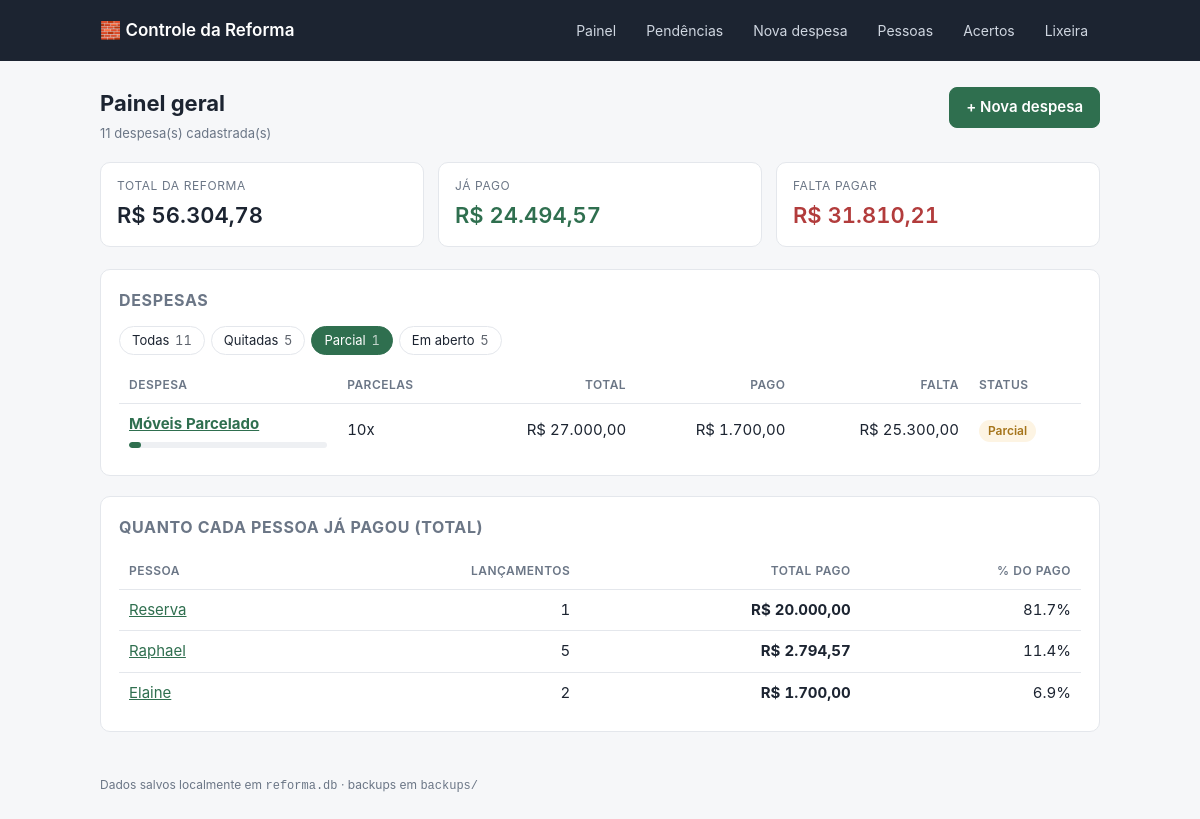
The page /?status=parcial on the database as committed earlier.
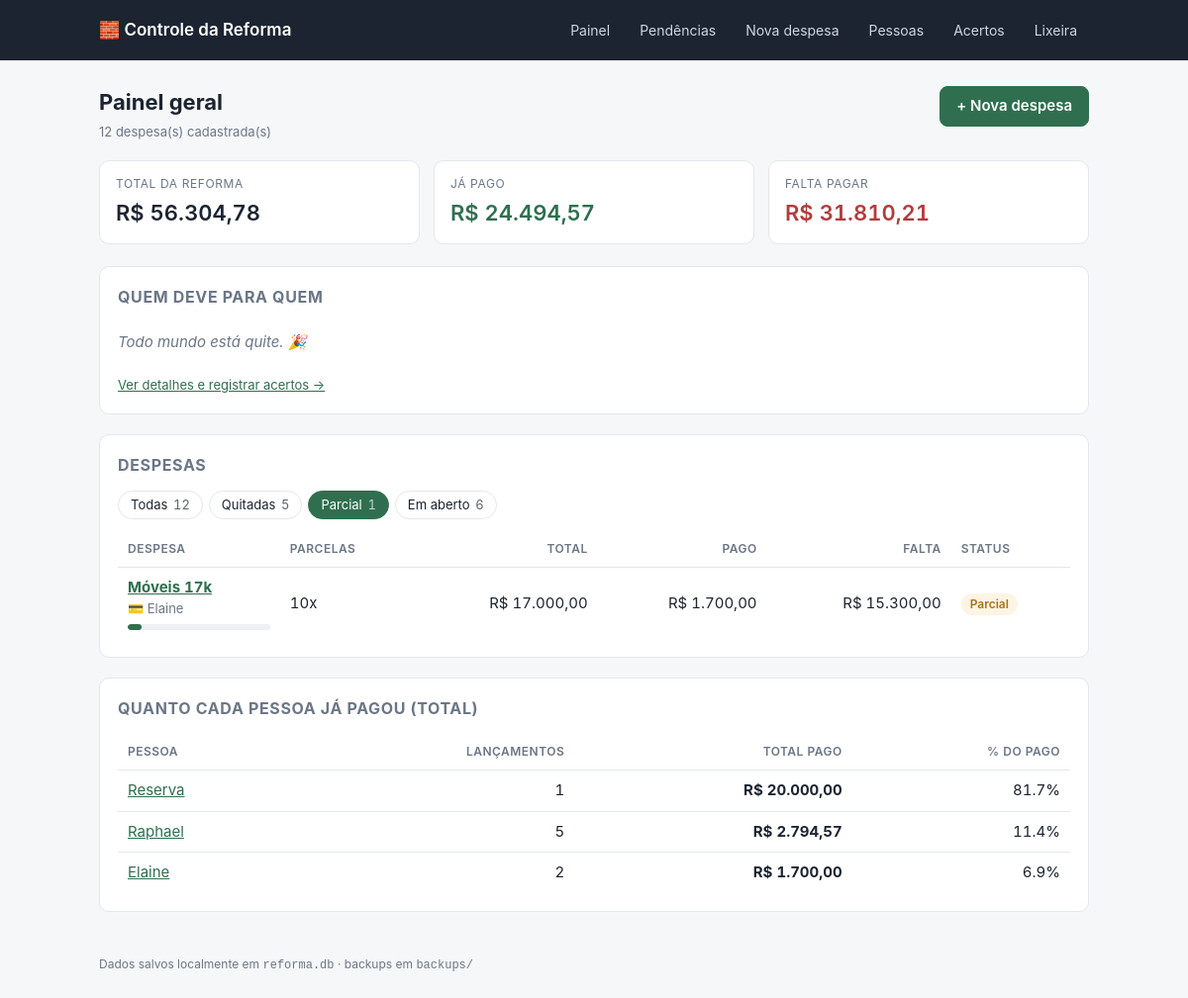
The same page on the database as committed later.
### tables this page shows
CREATE TABLE despesa (
    id            INTEGER PRIMARY KEY AUTOINCREMENT,
    nome          TEXT NOT NULL,
    categoria     TEXT,
    observacao    TEXT,
    valor_total   INTEGER NOT NULL,          -- centavos
    qtd_parcelas  INTEGER NOT NULL,
    criado_em     TEXT NOT NULL DEFAULT (datetime('now','localtime'))
, excluido_em TEXT, pagador_id INTEGER REFERENCES pessoa(id));

CREATE TABLE pessoa (
    id      INTEGER PRIMARY KEY AUTOINCREMENT,
    nome    TEXT NOT NULL UNIQUE,
    ativo   INTEGER NOT NULL DEFAULT 1
);

### app.py (the view)
@app.route("/")
def index():
    despesas = db.listar_despesas()
    contagem = {chave: 0 for chave in STATUS_DESPESA}
    for d in despesas:
        contagem[status_despesa(d)] += 1
    contagem["todas"] = len(despesas)
    filtro = request.args.get("status")
    if filtro not in STATUS_DESPESA:
        filtro = None
    if filtro:
        despesas = [d for d in despesas if status_despesa(d) == filtro]
    return render_template(
        "index.html",
        totais=db.totais_gerais(),
        despesas=despesas,
        filtro=filtro,
        contagem=contagem,
        por_pessoa=db.resumo_pessoas_geral(),
        saldos=db.saldos_entre_pessoas(),
    )

### app.py (called while the page is built, shortened)
def brl(centavos):
    if centavos is None:
        centavos = 0
    sinal = "-" if centavos < 0 else ""
    centavos = abs(int(centavos))
    inteiro, cents = divmod(centavos, 100)
    return f"{sinal}R$ {inteiro:,.0f}".replace(",", ".") + f",{cents:02d}"

def status_despesa(despesa):
    if despesa["valor_total"] - despesa["pago"] <= 0:
        return "quitada"
    return "parcial" if despesa["pago"] > 0 else "aberta"

@app.after_request
def backup_apos_alteracao(response):
    if request.method == "POST":
        try:
            backup.fazer_backup()
        except Exception as e:  # backup nunca pode derrubar o app
            print(f"[backup] falhou: {e}")
    return response

def calcular_pendencias():
    hoje = date.today()
    grupos = {"vencidas": [], "proximas": [], "futuras": []}
    return grupos

@app.context_processor
def inject_globals():
    pend = calcular_pendencias()
    acertos_pendentes = [s for s in db.saldos_entre_pessoas() if s["valor"] > 0]
    return {
        "pessoas_ativas": db.listar_pessoas(somente_ativas=True),
        "hoje": date.today().isoformat(),
        "pend": pend,
        "acertos_pendentes": acertos_pendentes,
        "dias_aviso": DIAS_AVISO,
        "qtd_pendencias": len(pend["vencidas"]) + len(pend["proximas"]) + len(acertos_pendentes),
    }

### db.py (called while the page is built)
def connect():
    conn = sqlite3.connect(DB_PATH)
    conn.row_factory = sqlite3.Row
    conn.execute("PRAGMA foreign_keys = ON")
    return conn

@contextmanager
def get_db():
    conn = connect()
    try:
        yield conn
        conn.commit()
    except Exception:
        conn.rollback()
        raise
    finally:
        conn.close()

def listar_pessoas(somente_ativas=False):
    with get_db() as conn:
        sql = "SELECT * FROM pessoa"
        if somente_ativas:
            sql += " WHERE ativo = 1"
        sql += " ORDER BY nome COLLATE NOCASE"
        return conn.execute(sql).fetchall()

def totais_gerais():
    with get_db() as conn:
        total, qtd = conn.execute(
            "SELECT COALESCE(SUM(valor_total),0), COUNT(*) FROM despesa WHERE excluido_em IS NULL"
        ).fetchone()
        pago = conn.execute(
            """SELECT COALESCE(SUM(pg.valor),0)
                 FROM pagamento pg
                 JOIN parcela pc ON pc.id = pg.parcela_id
                 JOIN despesa d  ON d.id = pc.despesa_id
                WHERE d.excluido_em IS NULL"""
        ).fetchone()[0]
        return {"total": total, "pago": pago, "saldo": total - pago, "qtd_despesas": qtd}

### templates/index.html (shortened to what this page needs)
{% extends "base.html" %}
{% block conteudo %}
<div class="cabecalho-pagina">
  <div>
    <h1>Painel geral</h1>
    <p class="suave pequeno" style="margin:0">{{ totais.qtd_despesas }} despesa(s) cadastrada(s)</p>
  </div>
  <a href="{{ url_for('nova_despesa') }}"><button>+ Nova despesa</button></a>
</div>
<div class="grid-cards">
  <div class="stat">
    <div class="rotulo">Total da reforma</div>
    <div class="valor">{{ totais.total|brl }}</div>
  </div>
  <div class="stat verde">
    <div class="rotulo">Já pago</div>
    <div class="valor">{{ totais.pago|brl }}</div>
  </div>
  <div class="stat vermelho">
    <div class="rotulo">Falta pagar</div>
    <div class="valor">{{ totais.saldo|brl }}</div>
  </div>
</div>
{% from "_pendencias.html" import tabela_parcelas %}
{% set urgentes = pend.vencidas + pend.proximas %}
{% set pendentes = saldos | selectattr('valor') | list %}
{% if saldos %}
<div class="card">
  <h2>Quem deve para quem</h2>
  {% if pendentes %}
  <table>
    <tbody>
      {% for s in pendentes %}
      <tr>
        <td><strong>{{ s.devedor }}</strong> deve para <strong>{{ s.credor }}</strong></td>
        <td class="num"><strong>{{ s.valor|brl }}</strong></td>
      </tr>
      {% endfor %}
    </tbody>
  </table>
  {% else %}
    <p class="vazio">Todo mundo está quite. 🎉</p>
  {% endif %}
  <p class="pequeno" style="margin:10px 0 0"><a href="{{ url_for('acertos') }}">Ver detalhes e registrar acertos →</a></p>
</div>
{% endif %}
<div class="card" id="despesas">
  <h2>Despesas</h2>
  {% if contagem.todas %}
  <nav class="filtros">
    <a href="{{ url_for('index') }}#despesas" class="{{ 'ativo' if not filtro }}">Todas <span class="qtd">{{ contagem.todas }}</span></a>
    {% for chave, info in STATUS_DESPESA.items() %}
    <a href="{{ url_for('index', status=chave) }}#despesas" class="{{ 'ativo' if filtro == chave }}">{{ info[0] }} <span class="qtd">{{ contagem[chave] }}</span></a>
    {% endfor %}
  </nav>
  {% endif %}
  {% if despesas %}
  <div class="tabela-scroll">
  <table>
    <thead>
      <tr>
        <th>Despesa</th>
        <th>Parcelas</th>
        <th class="num">Total</th>
        <th class="num">Pago</th>
        <th class="num">Falta</th>
        <th>Status</th>
      </tr>
    </thead>
    <tbody>
      {% for d in despesas %}
      {% set saldo = d.valor_total - d.pago %}
      <tr>
        <td>
          <a href="{{ url_for('detalhe_despesa', despesa_id=d.id) }}"><strong>{{ d.nome }}</strong></a>
          {% if d.categoria or d.pagador %}<div class="pequeno suave">{{ d.categoria or '' }}{% if d.categoria and d.pagador %} · {% endif %}{% if d.pagador %}💳 {{ d.pagador }}{% endif %}</div>{% endif %}
          <div class="barra"><i style="width: {{ (100 if d.valor_total == 0 else (d.pago * 100 / d.valor_total))|round(1) }}%"></i></div>
        </td>
        <td>{{ d.qtd_parcelas }}x</td>
        <td class="num">{{ d.valor_total|brl }}</td>
        <td class="num">{{ d.pago|brl }}</td>
        <td class="num">{{ saldo|brl }}</td>
        {% set info = STATUS_DESPESA[d|status_despesa] %}
        <td><span class="tag {{ info[2] }}">{{ info[1] }}</span></td>
      </tr>
      {% endfor %}
    </tbody>
  </table>
  </div>
  {% elif filtro %}
    <p class="vazio">Nenhuma despesa com esse status. <a href="{{ url_for('index') }}#despesas">Ver todas</a>.</p>
  {% else %}
    <p class="vazio">Nenhuma despesa ainda. Comece por <a href="{{ url_for('nova_despesa') }}">criar a primeira</a>.</p>
  {% endif %}
</div>
<div class="card">
  <h2>Quanto cada pessoa já pagou (total)</h2>
  {% if por_pessoa %}
  <table>
    <thead><tr><th>Pessoa</th><th class="num">Lançamentos</th><th class="num">Total pago</th><th class="num">% do pago</th></tr></thead>
    <tbody>
      {% for p in por_pessoa %}
      <tr>
        <td><a href="{{ url_for('detalhe_pessoa', pessoa_id=p.id) }}">{{ p.nome }}</a></td>
        <td class="num">{{ p.qtd }}</td>
        <td class="num"><strong>{{ p.total|brl }}</strong></td>
        <td class="num">{{ (0 if totais.pago == 0 else p.total * 100 / totais.pago)|round(1) }}%</td>
      </tr>
      {% endfor %}
    </tbody>
  </table>
  {% else %}
    <p class="vazio">Nenhuma pessoa cadastrada ainda. <a href="{{ url_for('pessoas') }}">Cadastrar pessoas</a>.</p>
  {% endif %}
</div>
{% endblock %}

### templates/base.html (shortened to what this page needs)
<!doctype html>
<html lang="pt-BR">
<head>
  <link rel="stylesheet" href="{{ url_for('static', filename='style.css') }}">
</head>
<body>
<header class="topo">
  <div class="wrap topo-inner">
    <a class="marca" href="{{ url_for('index') }}">🧱 Controle da Reforma</a>
    <nav>
      <a href="{{ url_for('index') }}">Painel</a>
      <a href="{{ url_for('pendencias') }}">Pendências{% if qtd_pendencias %} <span class="badge">{{ qtd_pendencias }}</span>{% endif %}</a>
      <a href="{{ url_for('nova_despesa') }}">Nova despesa</a>
      <a href="{{ url_for('pessoas') }}">Pessoas</a>
      <a href="{{ url_for('acertos') }}">Acertos</a>
      <a href="{{ url_for('lixeira') }}">Lixeira</a>
    </nav>
  </div>
</header>
<main class="wrap">
  {% block conteudo %}{% endblock %}
</main>
<footer class="wrap rodape">Dados salvos localmente em <code>reforma.db</code> · backups em <code>backups/</code></footer>
</body>
</html>

### static/style.css (style rules this page uses)
:root { --bg: #f6f7f9; --card: #ffffff; --linha: #e4e7ec; --texto: #1c2431; --suave: #6b7686; --acento: #2f6f4f; --acento-claro: #e8f3ec; --alerta: #b23c3c; --alerta-claro: #fdecec; --aviso: #a5741a; --aviso-claro: #fdf4e3; --raio: 10px; }
* { box-sizing: border-box; }
body { margin: 0; background: var(--bg); color: var(--texto); font: 15px/1.5 -apple-system, BlinkMacSystemFont, "Segoe UI", Roboto, Helvetica, Arial, sans-serif; }
.wrap { max-width: 1040px; margin: 0 auto; padding: 0 20px; }
.topo { background: #1c2431; color: #fff; margin-bottom: 26px; }
.topo-inner { display: flex; align-items: center; justify-content: space-between; gap: 16px; padding-block: 14px; flex-wrap: wrap; }
.marca { color: #fff; font-weight: 600; font-size: 17px; text-decoration: none; }
.topo nav { display: flex; gap: 6px; flex-wrap: wrap; }
.topo nav a { color: #cfd6e0; text-decoration: none; padding: 6px 12px; border-radius: 7px; font-size: 14px; }
h1 { font-size: 22px; margin: 0 0 4px; }
h2 { font-size: 16px; margin: 0 0 14px; text-transform: uppercase; letter-spacing: .04em; color: var(--suave); }
a { color: var(--acento); }
.card { background: var(--card); border: 1px solid var(--linha); border-radius: var(--raio); padding: 18px; margin-bottom: 20px; }
.grid-cards { display: grid; grid-template-columns: repeat(auto-fit, minmax(180px, 1fr)); gap: 14px; margin-bottom: 22px; }
.stat { background: var(--card); border: 1px solid var(--linha); border-radius: var(--raio); padding: 14px 16px; }
.stat .rotulo { font-size: 12px; text-transform: uppercase; letter-spacing: .05em; color: var(--suave); }
.stat .valor { font-size: 22px; font-weight: 600; margin-top: 4px; font-variant-numeric: tabular-nums; }
.stat.verde .valor { color: var(--acento); }
.stat.vermelho .valor { color: var(--alerta); }
table { width: 100%; border-collapse: collapse; font-variant-numeric: tabular-nums; }
th, td { padding: 9px 10px; text-align: left; border-bottom: 1px solid var(--linha); vertical-align: middle; }
th { font-size: 12px; text-transform: uppercase; letter-spacing: .04em; color: var(--suave); font-weight: 600; }
td.num, th.num { text-align: right; }
tr:last-child td { border-bottom: none; }
.tabela-scroll { overflow-x: auto; }
.tag { display: inline-block; padding: 2px 9px; border-radius: 999px; font-size: 12px; font-weight: 600; }
.tag.parcial { background: var(--aviso-claro); color: var(--aviso); }
.barra { height: 6px; background: #eef0f3; border-radius: 999px; overflow: hidden; margin-top: 6px; }
.barra > i { display: block; height: 100%; background: var(--acento); border-radius: 999px; }
button { font: inherit; font-weight: 600; padding: 8px 16px; border-radius: 8px; border: 1px solid var(--acento); background: var(--acento); color: #fff; cursor: pointer; }
.vazio { color: var(--suave); font-style: italic; padding: 8px 0; }
.suave { color: var(--suave); }
.pequeno { font-size: 13px; }
.rodape { color: var(--suave); font-size: 12px; padding-block: 24px; }
.cabecalho-pagina { display: flex; justify-content: space-between; align-items: flex-start; gap: 16px; flex-wrap: wrap; margin-bottom: 18px; }
.filtros { display: flex; gap: 6px; flex-wrap: wrap; margin-bottom: 12px; }
.filtros a { text-decoration: none; font-size: 13px; padding: 4px 12px; border-radius: 999px; border: 1px solid var(--linha); color: var(--texto); background: #fff; }
.filtros a.ativo { background: var(--acento); border-color: var(--acento); color: #fff; }
.filtros .qtd { opacity: .7; margin-left: 2px; font-variant-numeric: tabular-nums; }

Rows that differ between the two databases and show on the page:
no longer on this page (row edited): despesa: nome "Móveis Parcelado", qtd_parcelas "10", valor_total|brl "R$ 27.000,00", pago|brl "R$ 1.700,00", saldo "R$ 25.300,00", info "Parcial"
added despesa: nome "Móveis 17k", pagador "Elaine", qtd_parcelas "10", valor_total|brl "R$ 17.000,00", pago|brl "R$ 1.700,00", saldo "R$ 15.300,00", info "Parcial"
Other text that changed with them:
{{ totais.qtd_despesas }}: "11" → "12"
{{ contagem.todas }}: "11" → "12"
text now shown: "QUEM DEVE PARA QUEM Todo mundo está quite. 🎉 Ver detalhes e registrar acertos →"
new list line: "Em aberto 6"
list line gone: "Em aberto 5"
